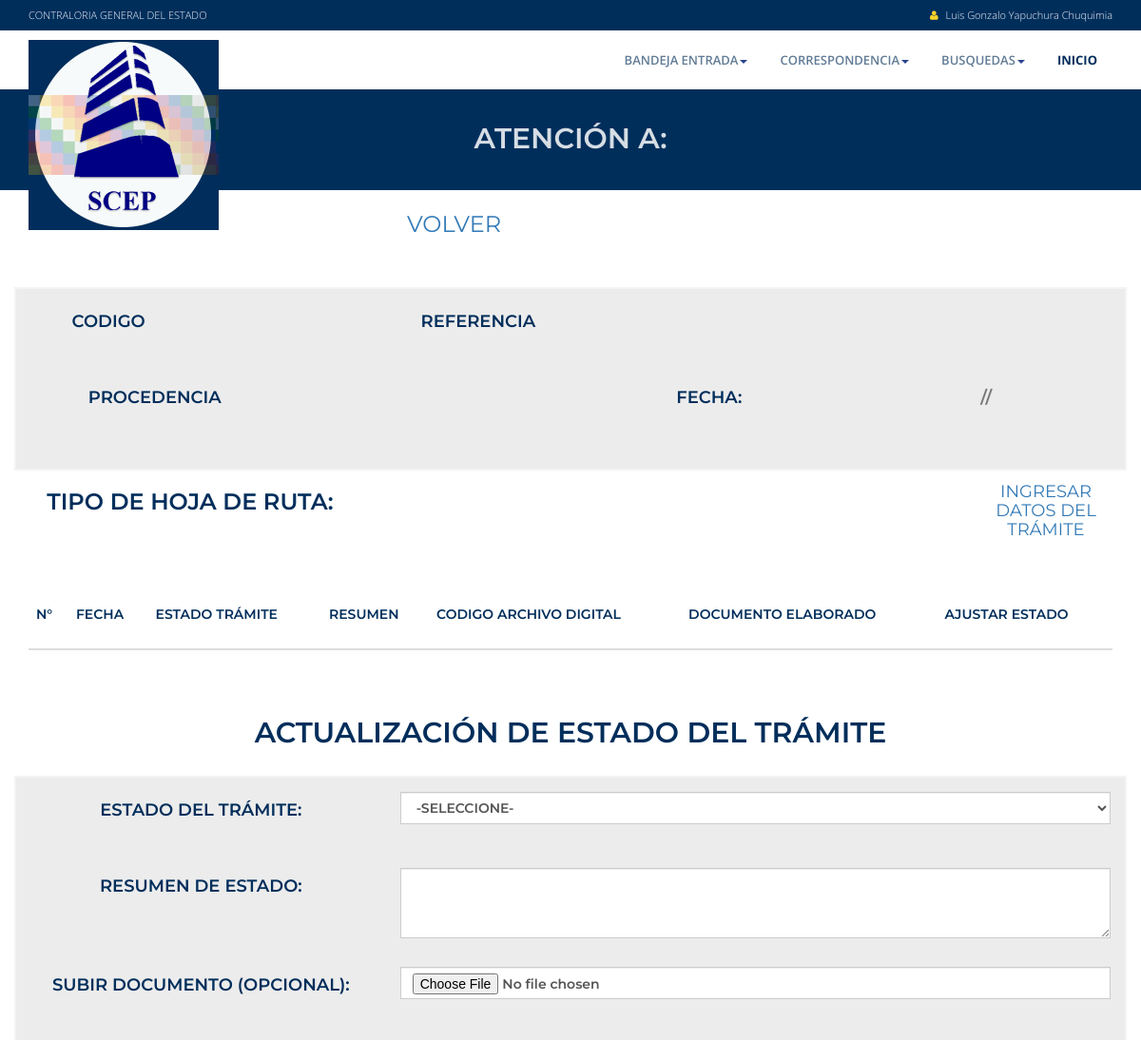
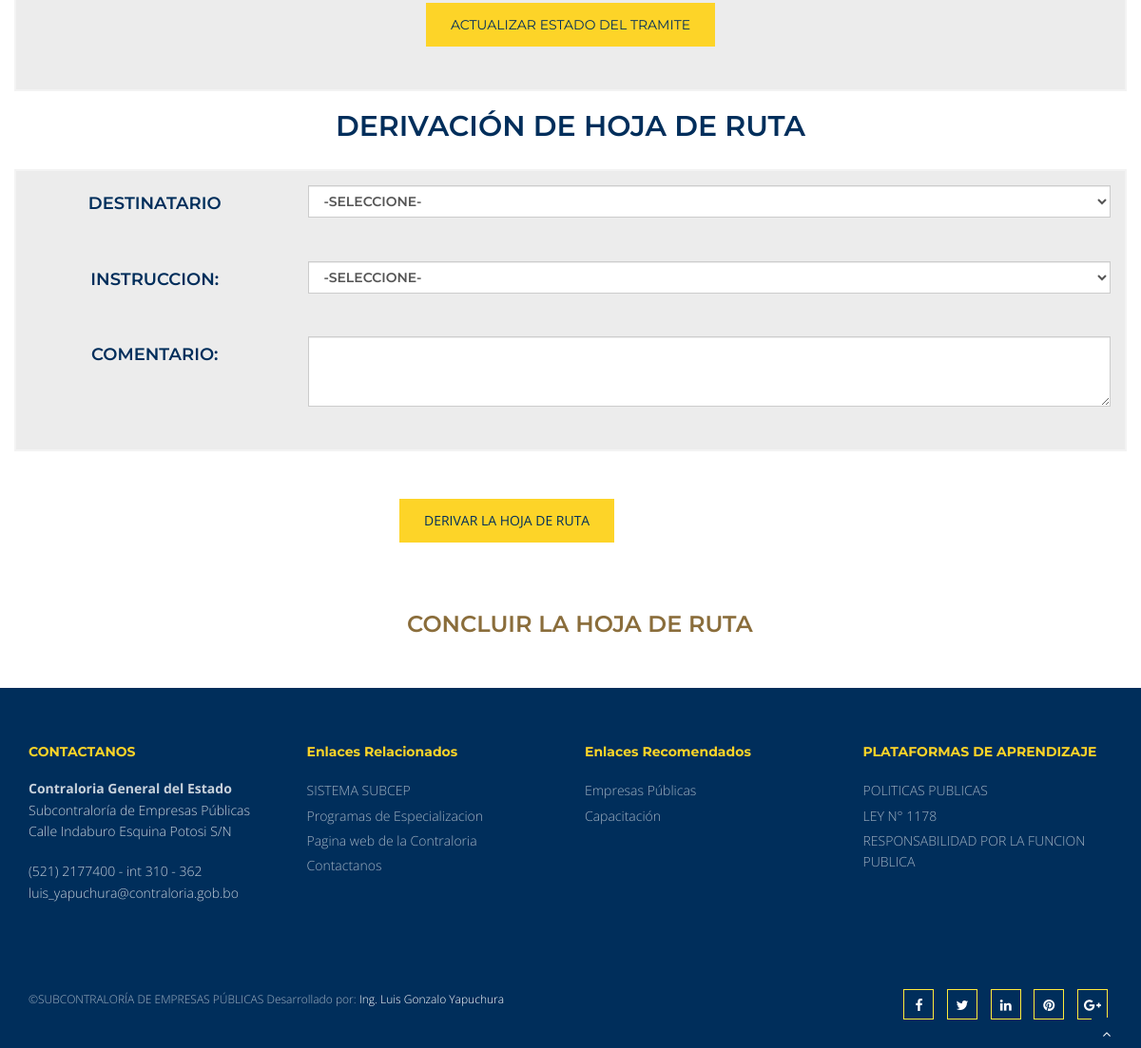
/deriva_hoja_ruta_corres.php (signed in), run on the app's committed database (2 pictures, top to bottom).
### tables this page shows
CREATE TABLE `nombres` (
  `idnombre` int(11) NOT NULL,
  `paterno` varchar(45) NOT NULL,
  `materno` varchar(45) NOT NULL,
  `nombres` varchar(45) NOT NULL,
  `casada` varchar(45) DEFAULT NULL,
  `ci` varchar(45) NOT NULL,
  `exp` varchar(45) NOT NULL,
  `titulo` varchar(45) DEFAULT NULL,
  `iniciales` varchar(45) DEFAULT NULL
);

### deriva_hoja_ruta_corres.php (the view, shortened to what this page needs)
<?php include("inc.config.php");?>
<?php
$idnombre_ss  = $_SESSION['idnombre_ss'];
$idcorres_ss        = $_SESSION['idcorres_ss'];
$sql1 = " SELECT corres.idcorres, corres.gestion, corres.correlativo, corres.idusuario, corres.referencia, corres.procedencia, corres.no_control, ";
$sql1.= " corres.fecha_corres, corres.anexo, corres.codigo, corres.origen, documento_adj.documento_adj, corres.fecha_recib, corres.hora_recib, ";
$sql1.= " tipo_hojaruta.tipo_hojaruta, corres.idtipo_hojaruta FROM corres, documento_adj, tipo_hojaruta WHERE corres.iddocumento_adj=documento_adj.iddocumento_adj  ";
$sql1.= " AND corres.idtipo_hojaruta=tipo_hojaruta.idtipo_hojaruta AND corres.idcorres='$idcorres_ss' ";
$result1 = mysqli_query($link,$sql1);
$row1 = mysqli_fetch_array($result1);
?>
<!DOCTYPE html>
<html lang="en">
<head>
<link href="css/bootstrap.min.css" rel="stylesheet" />
<link href="css/fancybox/jquery.fancybox.css" rel="stylesheet">
<link href="css/flexslider.css" rel="stylesheet" />
<link href="css/style.css" rel="stylesheet" />
	<link rel="stylesheet" href="css/dataTables.bootstrap.min.css">
</head>
<body>
<div id="wrapper">
<div class="topbar">
  <div class="container">
    <div class="row">
      <div class="col-md-12">
         <p class="pull-left hidden-xs">CONTRALORIA GENERAL DEL ESTADO</p>
        <p class="pull-right"><i class="fa fa-user"></i>
<?php
$sqlus =" SELECT nombres, paterno, materno FROM nombres WHERE idnombre='$idnombre_ss'";
$resultus = mysqli_query($link,$sqlus);
$rowus = mysqli_fetch_array($resultus);
?>
        <?php echo $rowus[0];?> <?php echo $rowus[1];?> <?php echo $rowus[2];?></p>
      </div>
    </div>
  </div>
</div>
	<header>
        <div class="navbar navbar-default navbar-static-top">
            <div class="container">
                <div class="navbar-header">
                  <a class="navbar-brand" href="intranet.php"><img src="img/logo.png" alt="logo"/></a>
                </div>
                <?php include("menu_corres.php");?>
            </div>
        </div>
	</header>
<section id="inner-headline">
	<div class="container">
		<div class="row">
			<div class="col-lg-12">
				<h2 class="pageTitle">ATENCIÓN A: <?php echo $row1[9];?></h2>
			</div>
		</div>
	</div>
</section>
<div class="container contenido">
<div class="row">
<div class="col-md-4"> </div>
<div class="col-md-4">
<form name="VOLVER" action="hoja_ruta_recibida.php" method="post">
<h3><button type="submmit" class="btn-link" >VOLVER</button></h3>
</form>
</div>
<div class="col-md-4"></div>
</div>
 <div class="row" align="center"> <h3>
<div class="box-area">
 <div class="row">
  <div class="col-md-2"><h4>CODIGO</h4></div>
  <div class="col-md-2"><h4 class="text-muted"><?php echo $row1[9];?></h4></div>
  <div class="col-md-2"><h4>REFERENCIA</h4></div>
  <div class="col-md-6"><h4 class="text-muted"><?php echo $row1[4];?></h4></div>
 </div>
<div class="row">
  <div class="col-md-3"><h4>PROCEDENCIA</h4></div>
  <div class="col-md-3"><h4 class="text-muted"><?php echo $row1[5];?></h4></div>
  <div class="col-md-3"><h4>FECHA:</h4></div>
  <div class="col-md-3"><h4 class="text-muted">
    <?php
            $fecha_elab1 = explode('-',$row1[7]);
            $f_corres    = $fecha_elab1[2].'/'.$fecha_elab1[1].'/'.$fecha_elab1[0];
            echo $f_corres;
      ?>
  </h4></div>
</div>
</div>
<div class="row">
<div class="col-md-4"><h3>TIPO DE HOJA DE RUTA:</h3></div>
<div class="col-md-6"><h2 class="text-muted"><?php echo $row1[14];?></h2></div>
<div class="col-md-2">
<form name="DATOSHR" action="datos_Hojaruta.php" method="post">
<h4><button type="submmit" class="btn-link" >INGRESAR DATOS DEL TRÁMITE</button></h4>
</form>
</div>
</div>
<div class="row">
<div class="col-md-12">
<div class="container contenido">
<table class="table">
  <thead>
    <tr>
      <th scope="col"><h5>N°</h5></th>
      <th scope="col"><h5>FECHA</h5></th>
      <th scope="col"><h5>ESTADO TRÁMITE</h5></th>
      <th scope="col"><h5>RESUMEN</h5></th>
      <th scope="col"><h5>CODIGO ARCHIVO DIGITAL</h5></th>
      <th scope="col"><h5>DOCUMENTO ELABORADO</h5></th>
      <th scope="col"><h5>AJUSTAR ESTADO</h5></th>
    </tr>
  </thead>
</table>
    </div>
  </div>
</div>
<div class="row">
<h2>ACTUALIZACIÓN DE ESTADO DEL TRÁMITE</h2>
</div>
<div class="box-area">
<div class="row">
<form method="post" action="subida_doc_respaldo.php" enctype="multipart/form-data">
    <div class="col-md-4"><h4>ESTADO DEL TRÁMITE:</h4></div>
      <div class="col-md-8">
            <select name="idestado"  id="idestado" class="form-control">
            <option value="">-SELECCIONE-</option>
          </select>
      </div>
    </div>
<div class="row">
<div class="col-md-4"><h4>RESUMEN DE ESTADO:</h4></div>
<div class="col-md-8"><textarea class="form-control" rows="3" name="resumen"></textarea></div>
</div>
<div class="row">
<div class="col-md-4"><h4>SUBIR DOCUMENTO (OPCIONAL):</h4></div>
<div class="col-md-8"><input type="file" name="file" class="form-control"></div>
</div>
<div class="row">
<div class="col-md-12">
  <button type="button" class="btn btn-primary" data-toggle="modal" data-target="#actualiza">
  ACTUALIZAR ESTADO DEL TRAMITE
</button>
</div>
</div>
</div>
<form name="DERIVACION" action="guarda_derivacion_corres_hr.php" method="post">
<div class="row">
<h2>DERIVACIÓN DE HOJA DE RUTA <?php echo $row1[9];?></h2>
 </div>
 <div class="box-area">
 <div class="row">
  <div class="col-md-3"><h4>DESTINATARIO</h4></div>
  <div class="col-md-9">
  <select name="idusuariod"  id="idusuariod" class="form-control">
   <option value="">-SELECCIONE-</option>
</select>
</div>
</div>
<div class="row">
  <div class="col-md-3"><h4>INSTRUCCION:</h4></div>
  <div class="col-md-9">
  <select name="idinstruccion"  id="idinstruccion" class="form-control">
   <option value="">-SELECCIONE-</option>
</select>
  </div>
  </div>
  <div class="row">
  <div class="col-md-3"><h4>COMENTARIO:</h4></div>
  <div class="col-md-9"><textarea class="form-control" rows="3" name="comentario"></textarea></div>
  </div>
 </div>
 </div>
 <div class="row">
 <div class="col-md-4"></div>
  <div class="col-md-8">
  <button type="button" class="btn btn-primary" data-toggle="modal" data-target="#exampleModal">
  DERIVAR LA HOJA DE RUTA
</button>
  </div>
 </div>
<form name="CONCLUYE" action="concluye_hoja_ruta.php" method="post">
 <div class="row">
 <div class="col-md-4"></div>
 <div class="col-md-8"><h4></h4>
  <button type="submmit" class="btn-link">
  <h3 class="text-warning">
  <?php
if ($perfil_ss == "ADMINISTRADOR") {
 echo "CONCLUIR LA HOJA DE RUTA";
} else {
}
?>
</h3>
</button>
  </div>
  </div>
  </div>
 </div>
	<footer>
  <?php include("footer.php");?>
	</footer>
<a href="#" class="scrollup"><i class="fa fa-angle-up active"></i></a>
</body>
</html>

### css/style.css (style rules this page uses)
body { font-family:'Open Sans', Arial, sans-serif; font-weight:300; line-height:1.6em; color:#656565; font-size: 1.4em; }
h1,h2 { font-weight: 600; line-height:1.1em; color: #002e5b; font-family: 'Montserrat', sans-serif; margin-bottom: 20px; text-transform: uppercase; }
h3, h4, h5, h6 { line-height:1.1em; color: #002e5b; margin-bottom: 20px; font-family: 'Montserrat', sans-serif; font-weight: 600; }
input, button, select, textarea { border-radius: 0px !important; }
#wrapper { width:100%; margin:0; padding:0; }
.row,.row-fluid { margin-bottom:30px; }
.row .row,.row-fluid .row-fluid { margin-bottom:30px; }
.topbar { background-color: #002e5b; padding: 5px 0; font-size: 11px !important; }
.topbar .container .row { margin: 0; padding:0; }
.topbar .container .row .col-md-12 { padding:0; }
.topbar p { margin:0; display:inline-block; font-size: 11px; color: #f1f6ff; }
.topbar p > i { margin-right:5px; color: #fdd428; }
.topbar p:last-child { text-align:right; }
header .navbar { margin-bottom: 0; }
.navbar-default { border: none; }
.navbar-brand { color: #222; text-transform: uppercase; font-size: 24px; font-weight: 700; line-height: 1em; letter-spacing: -1px; margin-top: 10px; padding: 0 0 0 15px; }
.navbar-default .navbar-brand { color: #1891EC; }
header .navbar { min-height: 70px;padding: 18px 0;background: #ffffff; }
header .navbar { min-height: 62px; padding: 0; }
.pageTitle { color: #fff; margin: 30px 0 3px; display: inline-block; }
#inner-headline { background: #002e5b;position: relative;margin: 0;padding: 0; }
#inner-headline h2.pageTitle { color: rgba(255, 255, 255, 0.84); padding: 5px 0; display:block; text-transform: capitalize; text-align: center; }
.btn { text-align: center;color: #002e5b;padding: 12px 25px;border-radius: 0;background: #fdd428;border-color: #fdd428; }
footer { background: #002e5b; }
.box-area { padding: 15px;background: #ececec;margin-top: -21px;border: 2px solid #f3f3f3; }
footer { padding:50px 0 0 0; color:#f8f8f8; }
.scrollup { position:fixed; width:32px; height:32px; bottom:0px; right:20px; background: #002e5b; }
a.scrollup { outline:0; text-align: center; }
a.scrollup i { margin-top: 10px; color: #fff; }

### data on the page
nombres: nombres "Luis Gonzalo", paterno "Yapuchura", materno "Chuquimia"

### other printed values
$f_corres "//"
